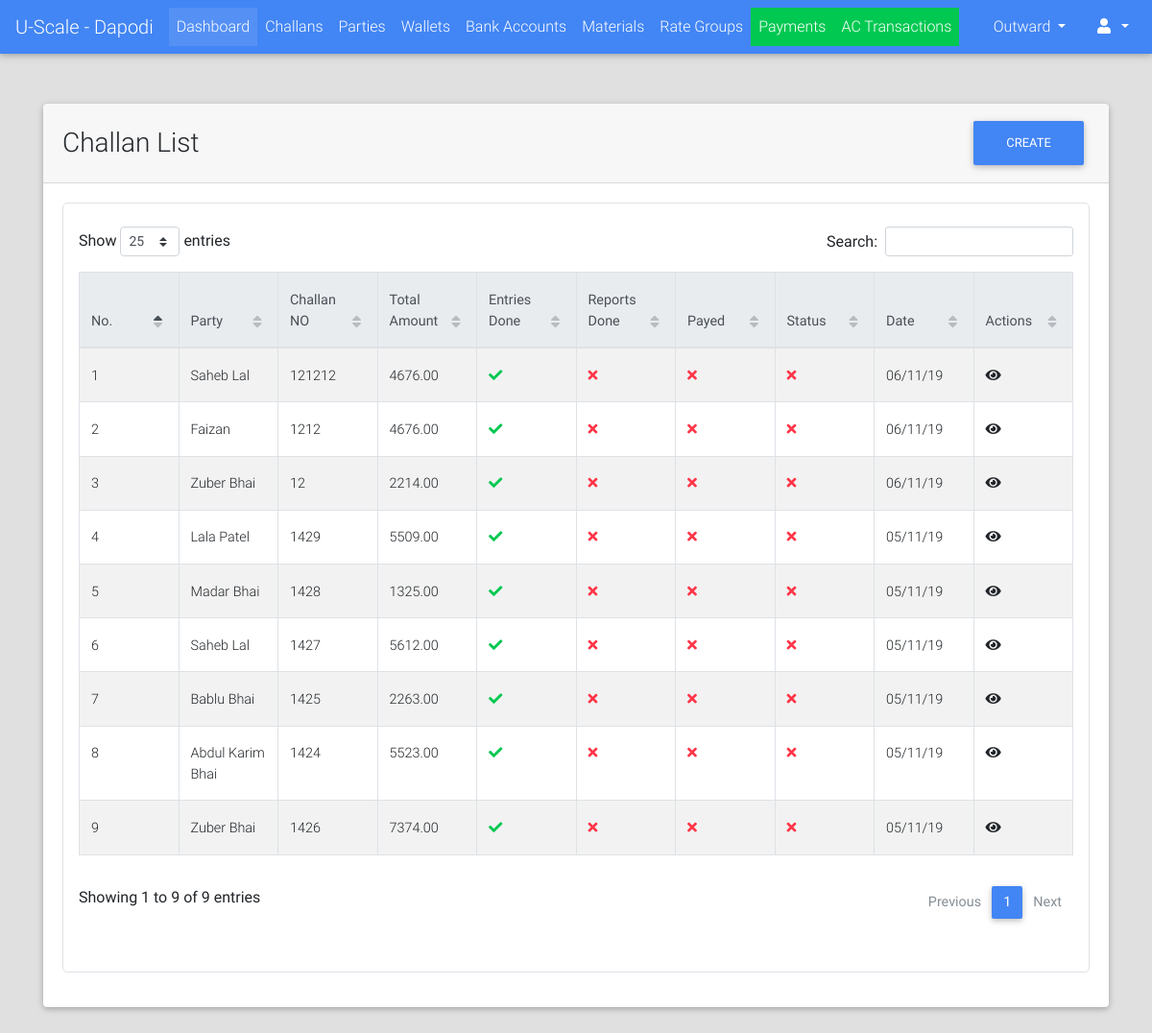
Screenshot of /challans/list/ (signed in) with the database file from the repository.
### challans/models.py (models this page shows, shortened)
class Challan(models.Model):
    STATUS_CHOICES = (("PN", "Pending"), ("DN", "Done"))
    created_by = models.ForeignKey(User, on_delete=models.PROTECT)
    party = models.ForeignKey("parties.Party", on_delete=models.CASCADE)
    challan_no = models.PositiveIntegerField(blank=True, null=True)
    vehicle_details = models.CharField(max_length=128, blank=True, null=True)
    weights_amount = models.DecimalField(max_digits=9, decimal_places=2, default=decimal.Decimal(0.00))
    extra_charges = models.DecimalField(verbose_name="Kata Charges", max_digits=9, decimal_places=2,
                                        default=decimal.Decimal(0.00), validators=[MinValueValidator(limit_value=0), MaxValueValidator(limit_value=100)])
    round_amount = models.DecimalField(max_digits=4, decimal_places=2, default=decimal.Decimal(0.00), validators=[MinValueValidator(limit_value=-10), MaxValueValidator(limit_value=10)])
    total_amount = models.DecimalField(max_digits=9, decimal_places=2, default=decimal.Decimal(0.00), validators=[MinValueValidator(limit_value=0)])
    image = models.ImageField(upload_to="payments/", blank=True, null=True)
    extra_info = models.TextField(blank=True)
    created_on = models.DateTimeField(auto_now_add=True, editable=True)
    updated_on = models.DateTimeField(auto_now=True, editable=True)
    is_entries_done = models.BooleanField(default=False)
    is_reports_done = models.BooleanField(default=False)
    is_rates_assigned = models.BooleanField(default=False)
    is_payed = models.BooleanField(default=False)
    status = models.CharField(max_length=2, choices=STATUS_CHOICES, default="PN")
    @property
    def get_date_display(self):
        return self.created_on.strftime("%d/%m/%y")
    @property
    def get_absolute_url(self):
        return reverse_lazy("challans:detail", kwargs={"challan_no": self.challan_no})

### parties/models.py (models this page shows, shortened)
class Party(models.Model):
    RATE_TYPE_CHOICES = (("GR", "Group Rate"), ("IR", "Individual Rate"))
    rate_type = models.CharField(max_length=2, choices=RATE_TYPE_CHOICES)
    rate_group = models.ForeignKey("rates.RateGroup", on_delete=models.PROTECT, blank=True, null=True)
    name = models.CharField(max_length=128)
    party_code = models.CharField(max_length=32, blank=True)
    address = models.TextField(blank=True)
    phone = models.CharField(max_length=13)
    whatsapp = models.CharField(max_length=13, blank=True)
    email = models.EmailField(blank=True, null=True)
    extra_info = models.TextField(blank=True)
    is_wallet_party = models.BooleanField(default=False)
    is_active = models.BooleanField(default=True)
    class Meta:
        verbose_name = "Party"
        verbose_name_plural = "Parties"

### challans/views.py (the view)
class ChallanListView(LoginRequiredMixin, ListView):
    model = Challan
    template_name = "challans/list.html"
    context_object_name = "challans"
    ordering = "-id"
    def get_queryset(self):
        qs = super().get_queryset()
        return qs.filter(Q(status="PN") | Q(created_on__date__gte=datetime.date.today()+datetime.timedelta(days=-30)))

### portal/templates/challans/list.html (shortened to what this page needs)
{% extends "portal/base.html" %}
{% load static %}
{% block custom_links %}
    <link href="{% static "css/addons/datatables.min.css" %}" rel="stylesheet">
    <link href="{% static "css/addons/datatables-select.min.css" %}" rel="stylesheet">
{% endblock %}
{% block content %}
    <br><br>
    <div class="container">
        <div class="card">
            <div class="card-header">
                <div class="row">
                    <div class="col-lg-9 m-auto">
                        <h3 class="m-auto">Challan List</h3>
                    </div>
                    <div class="col-lg-3">
                        <a class="float-right" href="{% url "challans:add" %}"><button class="btn btn-primary">Create</button></a>
                    </div>
                </div>
            </div>
            <div class="card-body">
                <div class="table p-3 border" style="border-radius: 5px">
                     <table id="dt-basic-checkbox" class="table table-striped table-bordered" cellspacing="0" width="100%">
                         <thead class="thead-light">
                            <th class="th-sm">No.</th>
                            <th class="th-sm">Party</th>
                            <th class="th-sm">Challan NO</th>
                            <th class="th-sm">Total Amount</th>
                            <th class="th-sm">Entries Done</th>
                            <th class="th-sm">Reports Done</th>
                            <th class="th-sm">Payed</th>
                            <th class="th-sm">Status</th>
                            <th class="th-sm">Date</th>
                            <th class="th-sm">Actions</th>
                         </thead>
                         <tbody>
                             {% if challans %}
                                {% for challan in challans %}
                                    <tr>
                                        <td>{{ forloop.counter }}</td>
                                        <td>{{ challan.party.name }}</td>
                                        <td><a href="{{ challan.get_absolute_url }}">{{ challan.challan_no }}</a></td>
                                        <td>{{ challan.total_amount }}</td>
                                        <td>
                                            <i class="fa {% if challan.is_entries_done %}fa-check text-success{% else %}fa-times text-danger{% endif %}"></i>
                                        </td>
                                        <td>
                                            <i class="fa {% if challan.is_reports_done %}fa-check text-success{% else %}fa-times text-danger{% endif %}"></i>
                                        </td>
                                        <td>
                                            <i class="fa {% if challan.is_payed %}fa-check text-success{% else %}fa-times text-danger{% endif %}"></i>
                                        </td>
                                        <td>
                                            <i class="fa {% if challan.status == "DN" %}fa-check text-success{% else %}fa-times text-danger{% endif %}"></i>
                                        </td>
                                        <td>{{ challan.get_date_display }}</td>
                                        <td><a href="{{ challan.get_absolute_url }}"><i class="fa fa-eye"></i></a></td>
                                    </tr>
                                {% endfor %}
                             {% else %}
                                 <span class="text-black-50 font-weight-bold">No Challans Found</span>
                             {% endif %}
                         </tbody>
                    </table>
                 </div>
            </div>
        </div>
    </div>
{% endblock %}

### rows the page displays
Challan: party.name "Saheb Lal", challan_no "121212", total_amount "4676.00", is_entries_done True (drawn), is_reports_done False (drawn), is_payed False (drawn), date "06/11/19"
Challan: party.name "Faizan", challan_no "1212", total_amount "4676.00", is_entries_done True (drawn), is_reports_done False (drawn), is_payed False (drawn), date "06/11/19"
Challan: party.name "Zuber Bhai", challan_no "12", total_amount "2214.00", is_entries_done True (drawn), is_reports_done False (drawn), is_payed False (drawn), date "06/11/19"
Challan: party.name "Lala Patel", challan_no "1429", total_amount "5509.00", is_entries_done True (drawn), is_reports_done False (drawn), is_payed False (drawn), date "05/11/19"
Challan: party.name "Madar Bhai", challan_no "1428", total_amount "1325.00", is_entries_done True (drawn), is_reports_done False (drawn), is_payed False (drawn), date "05/11/19"
Challan: party.name "Saheb Lal", challan_no "1427", total_amount "5612.00", is_entries_done True (drawn), is_reports_done False (drawn), is_payed False (drawn), date "05/11/19"
Challan: party.name "Bablu Bhai", challan_no "1425", total_amount "2263.00", is_entries_done True (drawn), is_reports_done False (drawn), is_payed False (drawn), date "05/11/19"
Challan: party.name "Abdul Karim Bhai", challan_no "1424", total_amount "5523.00", is_entries_done True (drawn), is_reports_done False (drawn), is_payed False (drawn), date "05/11/19"
Challan: party.name "Zuber Bhai", challan_no "1426", total_amount "7374.00", is_entries_done True (drawn), is_reports_done False (drawn), is_payed False (drawn), date "05/11/19"
